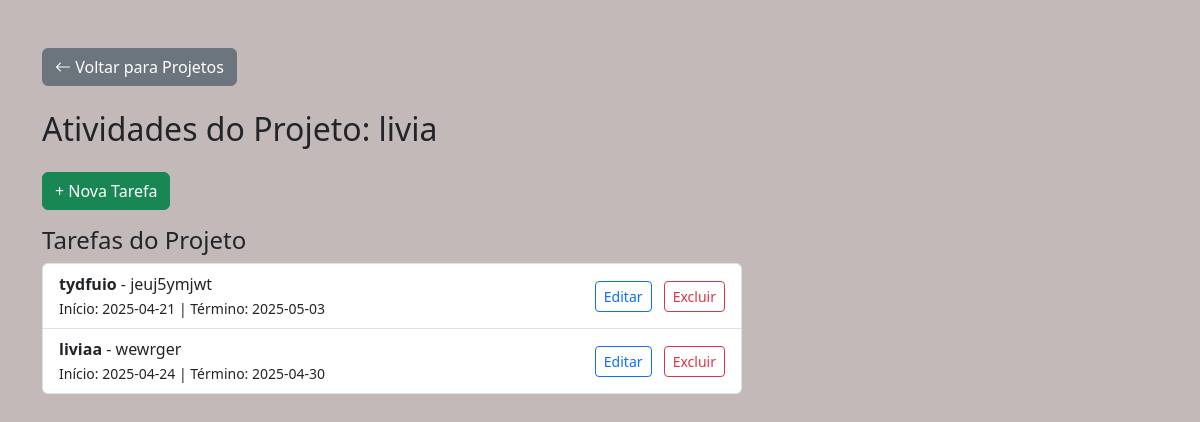
Page /projeto/24/tarefas on the committed database.
### tables this page shows
CREATE TABLE projetos (
            id INTEGER PRIMARY KEY AUTOINCREMENT,
            nome TEXT NOT NULL,
            descricao TEXT
        , data_inicio DATE, data_fim DATE, responsavel TEXT, equipe TEXT);

CREATE TABLE tarefas (
            id INTEGER PRIMARY KEY AUTOINCREMENT,
            projeto_id INTEGER NOT NULL,
            nome TEXT NOT NULL,
            descricao TEXT,
            data_inicio DATE,
            data_fim DATE,
            FOREIGN KEY (projeto_id) REFERENCES projetos(id)
        );

### routes/tarefa_route.py (the view)
@tarefa_route.route('/projeto/<int:projeto_id>/tarefas')
def tarefas_do_projeto(projeto_id):
    projeto = buscar_projeto_por_id(projeto_id)
    tarefas = buscar_tarefas_por_projeto(projeto_id)
    return render_template('tarefas.html', projeto=projeto, tarefas=tarefas)

### db.py (called while the page is built)
def buscar_projeto_por_id(id):
    conn = sqlite3.connect('banco.db')
    conn.row_factory = sqlite3.Row
    cursor = conn.cursor()
    cursor.execute('SELECT id, nome, descricao, data_inicio, data_fim, responsavel, equipe FROM projetos WHERE id = ?', (id,))
    projeto = cursor.fetchone()
    conn.close()
    return projeto

def buscar_tarefas_por_projeto(projeto_id):
    conn = sqlite3.connect('banco.db')
    conn.row_factory = sqlite3.Row
    cursor = conn.cursor()
    cursor.execute('''SELECT id, nome, descricao, data_inicio, data_fim FROM tarefas WHERE projeto_id = ?''', (projeto_id,))
    tarefas = cursor.fetchall()
    conn.close()
    return tarefas

### templates/tarefas.html (shortened to what this page needs)
<!DOCTYPE html>
<html lang="pt-br">
<head>
    <link href="https://cdn.jsdelivr.net/npm/bootstrap@5.3.2/dist/css/bootstrap.min.css" rel="stylesheet">
    <link href="https://cdn.jsdelivr.net/npm/bootstrap-icons@1.10.5/font/bootstrap-icons.css" rel="stylesheet">
</head>
<body style="background-color: rgba(195, 185, 185, 0.991);">
<div class="container mt-5">
    <div>
        <a href="{{ url_for('projeto_route.listar_projetos') }}" class="btn btn-secondary mb-4">
            <i class="bi bi-arrow-left"></i> Voltar para Projetos
        </a>
        <h2 class="mb-4">Atividades do Projeto: {{ projeto['nome'] }}</h2>
        {% if not tarefa %}
            <button class="btn btn-success mb-3" onclick="toggleCardForm()">+ Nova Tarefa</button>
        {% endif %}
        <div style="max-width: 700px;">
            <h4>Tarefas do Projeto</h4>
            <ul class="list-group">
                {% for tarefa in tarefas %}
                    <li class="list-group-item d-flex justify-content-between align-items-center">
                        <div>
                            <strong>{{ tarefa['nome'] }}</strong> - {{ tarefa['descricao'] }} <br>
                            <small>Início: {{ tarefa['data_inicio'] }} | Término: {{ tarefa['data_fim'] }}</small>
                        </div>
                        <div>
                            <a  href="{{ url_for('tarefa_route.editar_tarefa', id=tarefa['id']) }}" class="btn btn-outline-primary btn-sm ms-2">Editar</a>
                            <form  action="{{ url_for('tarefa_route.excluir_tarefa_route', id=tarefa['id']) }}" method="POST" class="d-inline ms-2" onsubmit="return confirm('Tem certeza que deseja excluir esta tarefa?')">
                                <button type="submit" class="btn btn-outline-danger btn-sm">Excluir</button>
                            </form>
                        </div>
                    </li>
                {% endfor %}
            </ul>
        </div>
    </div>
</div>
</body>
</html>

### rows in the picture
projetos: nome "livia"
tarefas: nome "tydfuio", descricao "jeuj5ymjwt", data_inicio "2025-04-21", data_fim "2025-05-03"
tarefas: nome "liviaa", descricao "wewrger", data_inicio "2025-04-24", data_fim "2025-04-30"
